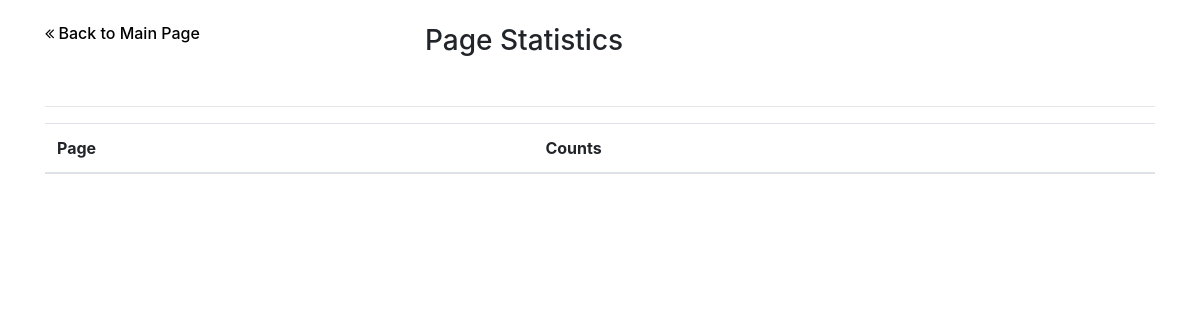
The app's page /pagestat, older data.
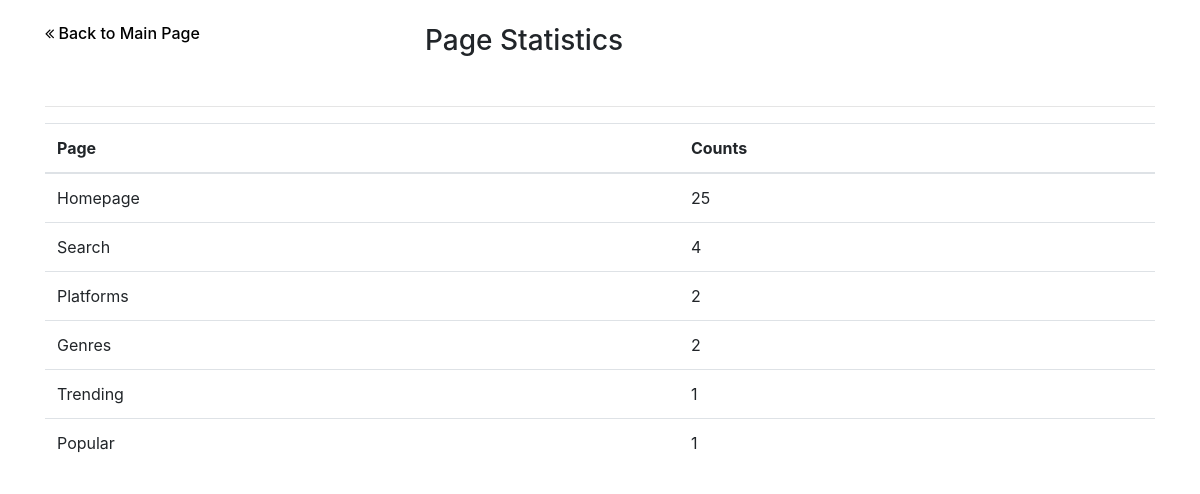
The same page, newer data.
### crawler/models.py (models this page shows, shortened)
class Page(models.Model):
    index = models.AutoField(primary_key=True)
    title = models.TextField(default="NewPage")
    counter = models.IntegerField(default=0)

### crawler/views.py (the view)
# urls.py: path("pagestat", crawler.views.getPagesStatistics),
def getPagesStatistics(request):
    pages = Page.objects.all().order_by("-counter")
    return render(request, 'crawler/PageStat.html', {
        'pages': pages
    })

### crawler/templates/crawler/PageStat.html (shortened to what this page needs)
<!DOCTYPE html>
<html lang="zh">
<head>
    <link rel="stylesheet" href="https://cdn.bootcss.com/bootstrap/4.0.0/css/bootstrap.min.css">
    <link rel="stylesheet" href="https://cdnjs.cloudflare.com/ajax/libs/font-awesome/4.7.0/css/font-awesome.min.css">
    {% load staticfiles %}
</head>
<body>
    <div class="container page-header" style="">
        <br />
        <div class="row">
            <div class="col-4">
                <h6><a href="/"><i class="fa fa-angle-double-left"></i> Back to Main Page</a></h6>
            </div>
            <div class="col-8">
                <h3>Page Statistics</h3>
            </div>
        </div>
        <br />
    </div>
    <div class="container page-body" style="">
        <hr />
        <table class="table">
            <thead>
                <tr>
                    <th>Page</th>
                    <th>Counts</th>
                </tr>
            </thead>
            <tbody>
                {% for page in pages %}
                    <tr>
                        <td>{{ page.title }}</td>
                        <td>{{ page.counter }}</td>
                    </tr>
                {% endfor %}
            </tbody>
        </table>
    </div>
</body>

### crawler/templates/crawler/PageStat.html (style rules this page uses)
a:link { text-decoration:none; color: #000000 }

Row changes from the older to the newer data that the page shows:
added Page: title "Homepage", counter "25"
added Page: title "Search", counter "4"
added Page: title "Platforms", counter "2"
added Page: title "Genres", counter "2"
added Page: title "Trending", counter "1"
added Page: title "Popular", counter "1"
